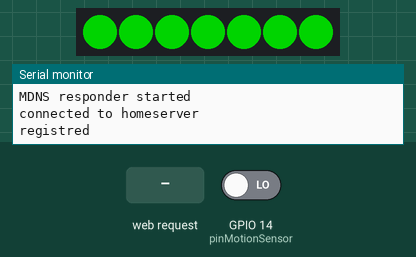
Simulated run of this sketch. Board: ESP8266 (NodeMCU). On the bench: 7 RGB LEDs in strip order, left to right, the last lines printed to the serial monitor. The test bench sets the inputs (shaded band); at power-on: GPIO 14 (pinMotionSensor) LOW. Dim RGB values are drawn brighter than linear; WiFi joins after 1.5 s; servers stay silent unless stated.

Above: at 2.3 s.
4.5 s: GPIO 14 (pinMotionSensor) driven HIGH
At 5.7 s:
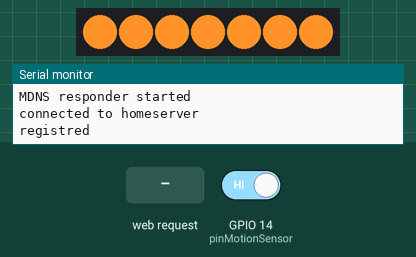
6.0 s: HTTP request GET /color?blue=1 received
At 6.8 s:
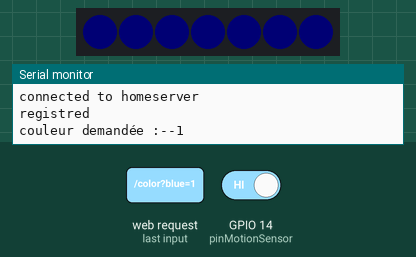
7.5 s: HTTP request GET /color?red=1&green=1&blue=1 received
At 7.9 s:
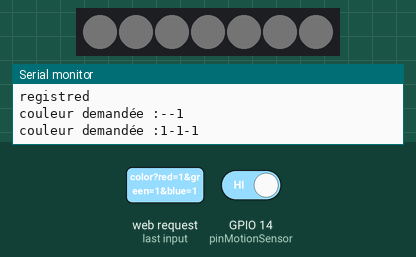
9.0 s: HTTP request GET /color received
At 10.2 s:
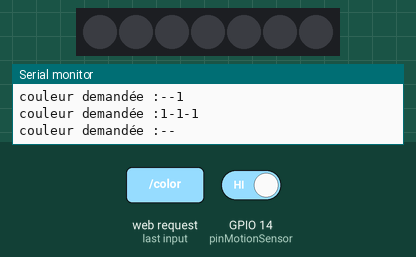
10.5 s: HTTP request GET /color/reset received
At 11.4 s:
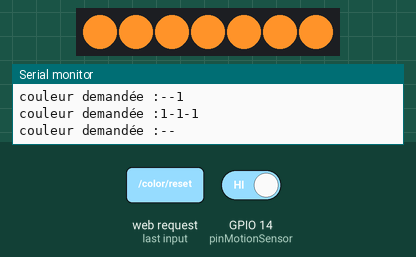
Timing chart, 0 to 13.0 s (numbered marks = the images above; inputs shaded):
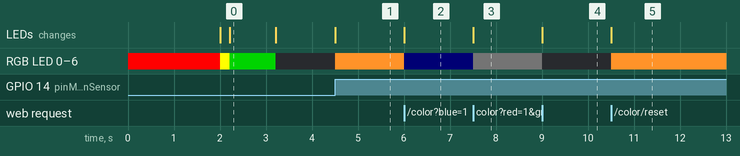

Measured:
- after the input at 4.5 s, RGB LED 0–6: off → RGB(255, 147, 41) at once; the LEDs: change at once (image 1)
- after the input at 6.0 s, RGB LED 0–6: RGB(255, 147, 41) → RGB(0, 0, 1) at once; the LEDs: change at once (image 2)
- after the input at 7.5 s, RGB LED 0–6: RGB(0, 0, 1) → RGB(1, 1, 1) at once; the LEDs: change at once (image 3)
- after the input at 9.0 s, RGB LED 0–6: RGB(1, 1, 1) → off at once; the LEDs: change at once (image 4)
- after the input at 10.5 s, RGB LED 0–6: off → RGB(255, 147, 41) at once; the LEDs: change at once (image 5)
- what the display in image 0 shows lasts 1.0 s, from 2.2 s to 3.2 s

The sketch:

iot-motion-leds.ino
```cpp
#include <FastLED.h>
#include <HomeServerClient.h>
#include <PirDetector.h>

// RZO
#include <ESP8266WiFi.h>
#include <WiFiClient.h>
#include <ESP8266WebServer.h>
#include <ESP8266mDNS.h>

#ifndef STASSID
#define STASSID "SFR_B020"
#define STAPSK  "unnefhekhacunhaufad3"
#endif

const char* ssid = STASSID;
const char* password = STAPSK;

ESP8266WebServer server(80);


// gestion des leds
#define LED_PIN 4
#define NUM_LEDS 7

// gestion detection de mouvement
const int pinMotionSensor = 14;
PirDetector pirDetector(pinMotionSensor);

// connexion homeserver
const String moduleName = "homeserver-iot-motion-leds";
// on démarre sur de la lampe RGB, on verra pour l'aspecte motion après
// toujours pas fait le multi module d'ailleurs
HomeServerClient homeserverClient(moduleName, "RGBLIGHT");


// liste des leds
CRGB leds[NUM_LEDS];
// couleur par défaut
const int defaultRed = 255;
const int defaultGreen = 147;
const int defaultBlue = 41;

int currentRed = defaultRed;
int currentGreen = defaultGreen;
int currentBlue = defaultBlue;

void setAllLedsToSelectedColor() {
  setAllLedsToColor(currentRed, currentGreen, currentBlue);
}

void resetSelectedColorToDefaultValue() {
   currentRed = defaultRed;
   currentGreen = defaultGreen;
   currentBlue = defaultBlue;
   server.send(200, "application/json", "reset color to default color");
}

void setAllLedsToColor(int red, int green, int blue) {
    for(int currentLed = 0; currentLed < NUM_LEDS; currentLed++) {
      // Turn our current led on to white, then show the leds
      leds[currentLed].r = red;
      leds[currentLed].g = green;
      leds[currentLed].b = blue;
    }
    FastLED.show();
}

void setAllLedsToColor(CRGB color) {
    for(int currentLed = 0; currentLed < NUM_LEDS; currentLed++) {
      // Turn our current led on to white, then show the leds
      leds[currentLed] = color;
    }
    FastLED.show();
}

void handleStatus() {
  homeserverClient.handleStatus(server);
  setAllLedsToColor(CRGB::Yellow);
  delay(200);
  setAllLedsToColor(CRGB::Black);
}

void handleNewColorRequest(){
   String rawRed = server.arg("red");
   String rawGreen = server.arg("green");
   String rawBlue = server.arg("blue");
   Serial.println("couleur demandée :" + rawRed +"-"+ rawGreen +"-"+ rawBlue);

   currentRed = rawRed.toInt();
   currentGreen = rawGreen.toInt();
   currentBlue = rawBlue.toInt();

   server.send(200, "application/json", "new color set " + rawRed +"-"+ rawGreen +"-"+ rawBlue);
}

void handleTurnOffLeds() {
  setAllLedsToColor(CRGB::Black);
  server.send(200, "application/json", "all leds to off");
}

void setup() {


  Serial.begin(9600);
  Serial.println("kikou" + moduleName);


  // put your setup code here, to run once:
  FastLED.addLeds<NEOPIXEL, LED_PIN>(leds, NUM_LEDS);

  setAllLedsToColor(CRGB::Red);

  // ---------------------------------
  // configuration WIFI
  WiFi.mode(WIFI_STA);
  WiFi.begin(ssid, password);

  // Wait for connection
  while (WiFi.status() != WL_CONNECTED) {
      Serial.println("not connected");
      delay(1000);
  }

  setAllLedsToColor(CRGB::Yellow);
  Serial.println("connected to wifi !" + WiFi.localIP().toString());

  if (MDNS.begin("esp8266")) {
    Serial.println("MDNS responder started");
  }

  homeserverClient.registerToHomeServer();

  setAllLedsToColor(CRGB::Green);
  delay(1000);
  setAllLedsToColor(CRGB::Black);

  // setup serveur web
  server.on("/", handleStatus);
  server.on("/status", handleStatus);
  server.on("/color", handleNewColorRequest);
  server.on("/color/reset", resetSelectedColorToDefaultValue);
  server.on("/off", handleTurnOffLeds);
  server.begin();

}

void loop() {

  server.handleClient();

  MDNS.update();

  if(pirDetector.isMotionInProgress()) {
    setAllLedsToSelectedColor();
  } else  {
    setAllLedsToColor(CRGB::Black);
  }


}
```
